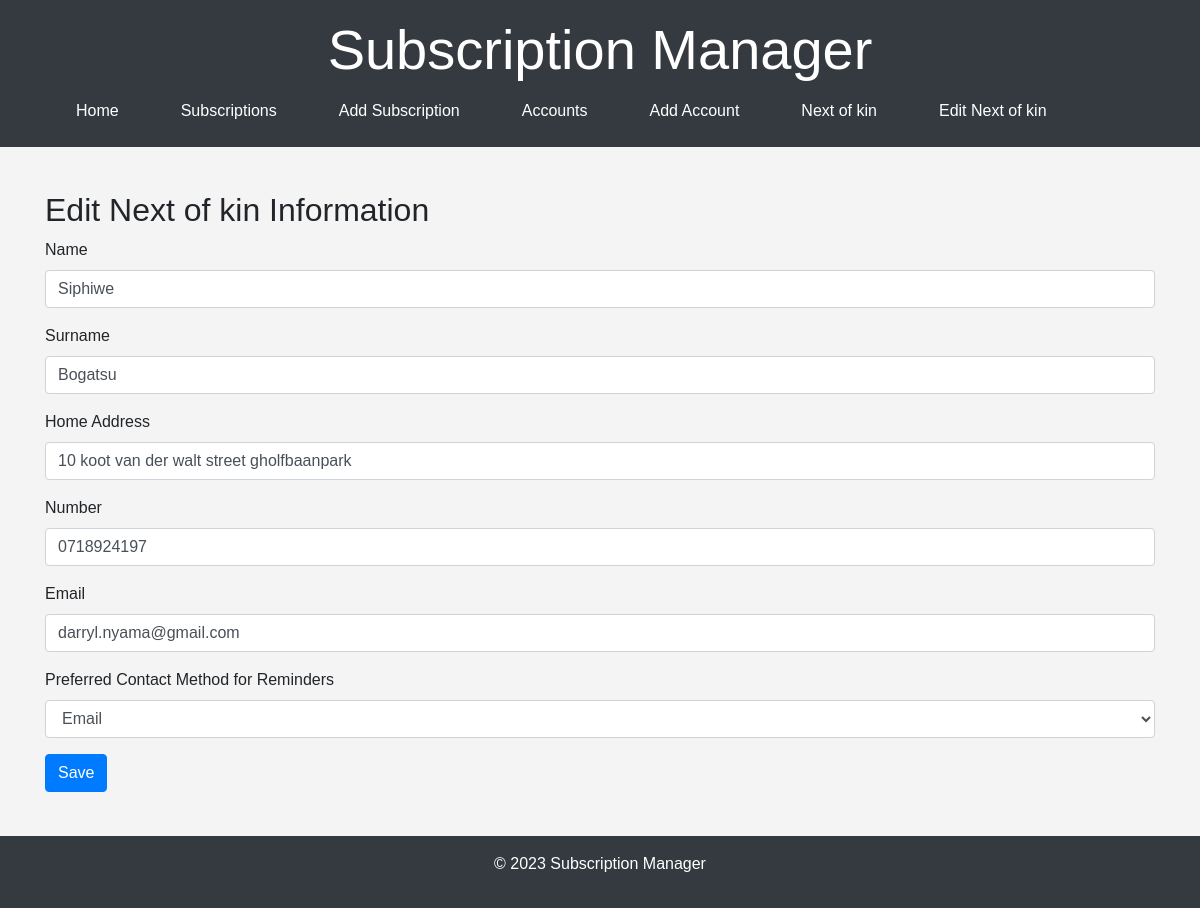
The page /user/edit/ on the database its author committed.
### models.py (models this page shows)
class User(Base):
    __tablename__ = "users"
    id = Column(Integer, primary_key=True, index=True)
    name = Column(String)
    surname = Column(String)
    home_address = Column(String)
    number = Column(String)
    email = Column(String)
    preferred_contact_method = Column(String)

### main.py (the view)
@app.get("/user/edit/")
def edit_user_form(request: Request, db: Session = Depends(get_db)):
    user = crud.get_user(db)
    return templates.TemplateResponse("edit_user.html", {"request": request, "user": user})

### Templates/edit_user.html (shortened to what this page needs)
{% extends "base.html" %}
{% block content %}
<h2>Edit Next of kin Information</h2>
<form method="post" action="/user/edit/" class="needs-validation" novalidate>
    <div class="form-group">
        <label for="name">Name</label>
        <input type="text" id="name" name="name" class="form-control" value="{{ user.name if user else '' }}" required>
    </div>
    <div class="form-group">
        <label for="surname">Surname</label>
        <input type="text" id="surname" name="surname" class="form-control" value="{{ user.surname if user else '' }}" required>
    </div>
    <div class="form-group">
        <label for="home_address">Home Address</label>
        <input type="text" id="home_address" name="home_address" class="form-control" value="{{ user.home_address if user else '' }}" required>
    </div>
    <div class="form-group">
        <label for="number">Number</label>
        <input type="text" id="number" name="number" class="form-control" value="{{ user.number if user else '' }}" required>
    </div>
    <div class="form-group">
        <label for="email">Email</label>
        <input type="email" id="email" name="email" class="form-control" value="{{ user.email if user else '' }}" required>
    </div>
    <div class="form-group">
        <label for="preferred_contact_method">Preferred Contact Method for Reminders</label>
        <select id="preferred_contact_method" name="preferred_contact_method" class="form-control" required>
            <option value="email" {% if user and user.preferred_contact_method == 'email' %}selected{% endif %}>Email</option>
        </select>
    </div>
    <button type="submit" class="btn btn-primary">Save</button>
</form>
{% endblock %}

### Static/css/styles.css (style rules this page uses)
body { font-family: Arial, sans-serif; margin: 0; padding: 0; background-color: #f4f4f4; }

### rows shown on the page
User: name "Siphiwe", surname "Bogatsu", home_address "10 koot van der walt street gholfbaanpark", number "0718924197", email "darryl.nyama@gmail.com", preferred_contact_method "Email"
